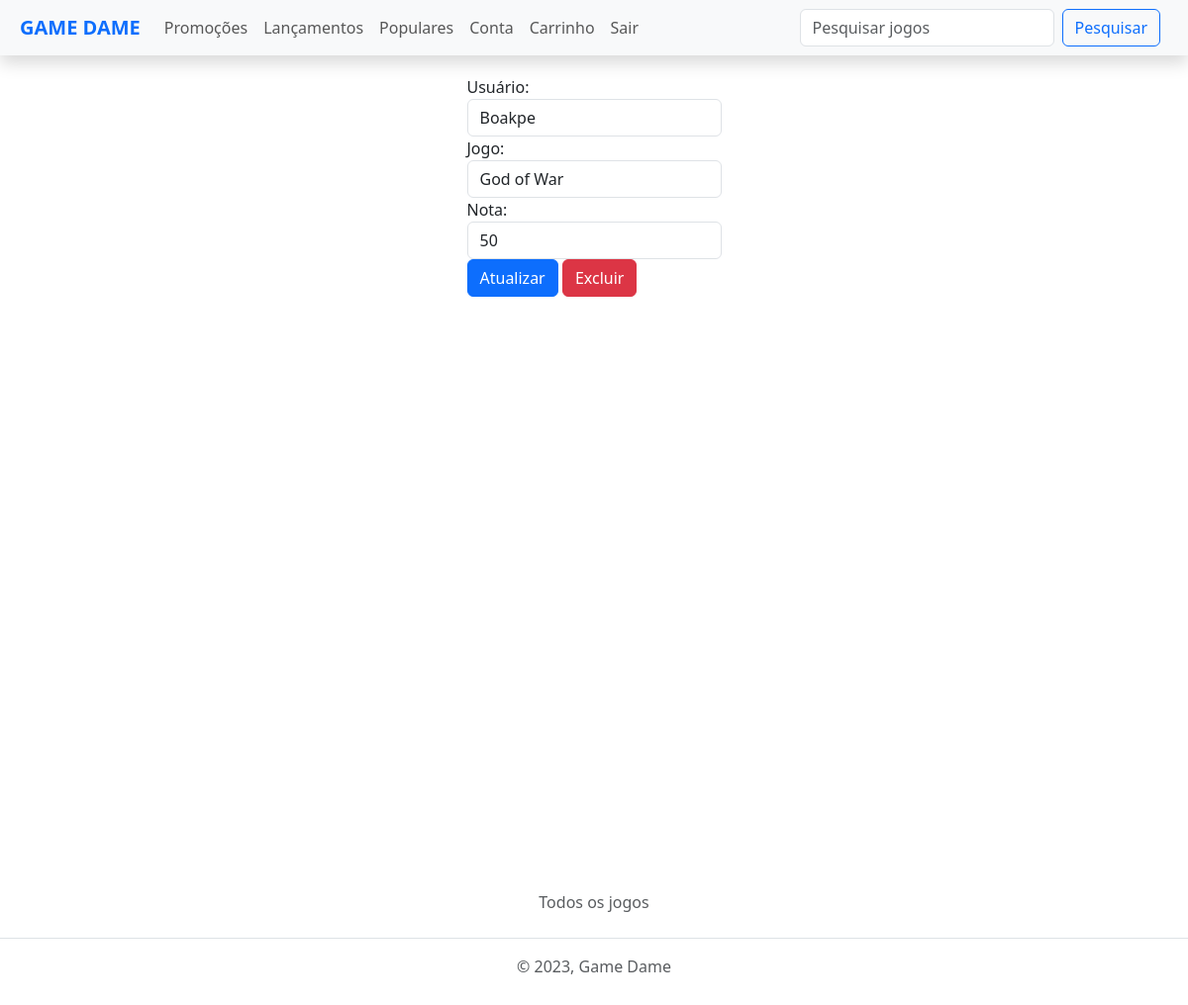
Before: /rating/10 (signed in) with the older database file.
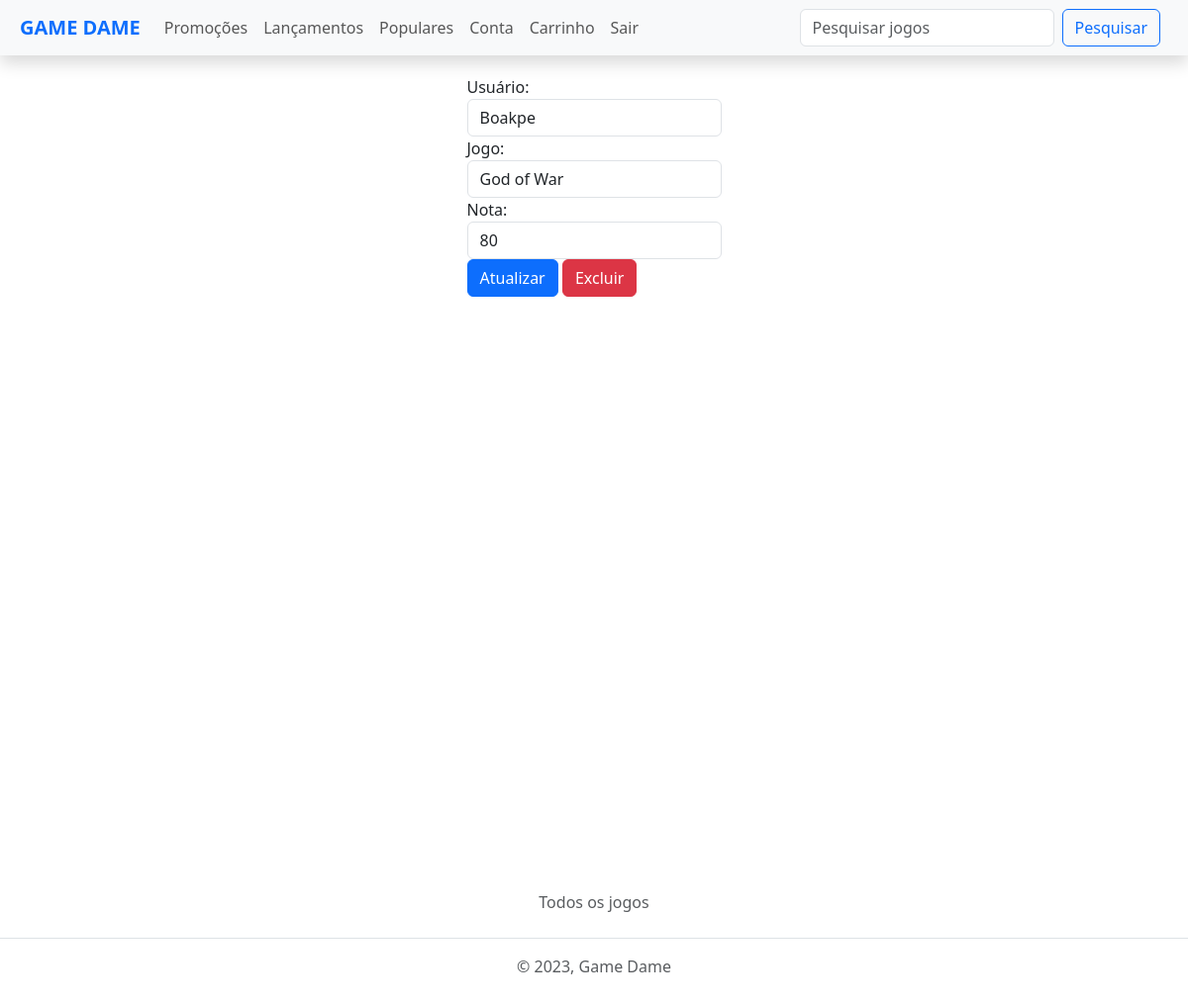
After: the same page with the newer database file.
### games/models.py (models this page shows, shortened)
class Rating(models.Model):
    user = models.ForeignKey(get_user_model(), on_delete=models.CASCADE)
    game = models.ForeignKey(Game, on_delete=models.CASCADE)
    created_at = models.DateTimeField(auto_now_add=True)
    updated_at = models.DateTimeField(auto_now=True)
    rating = models.PositiveSmallIntegerField(default=0)

class Game(models.Model):
    title = models.CharField(max_length=100)
    description = models.TextField()
    price = models.DecimalField(max_digits=10, decimal_places=2)
    promotion = models.DecimalField(
        max_digits=5, decimal_places=2, null=True, blank=True)
    cover_image = models.ImageField(upload_to='static/images')
    created_at = models.DateTimeField(auto_now_add=True)
    updated_at = models.DateTimeField(auto_now=True)
    copies_sold = models.IntegerField(default=0)
    release_date = models.DateTimeField(null=True)

### games/views.py (the view)
# urls.py: path('rating/<int:rating_id>', views.rating_item , name = "rating_item"),
@login_required
def rating_item(request, rating_id):
    rating = get_object_or_404(Rating, pk=rating_id)
    return render(request, 'games/rating.html', {'rating': rating})

### games/templates/games/rating.html (shortened to what this page needs)
{% extends 'base.html' %}
{% block content %}
    <div class="d-flex justify-content-center" style="height: 100vh;">
        <form method="post" action="{% url 'update-rating' rating.id%}">
            <div class="form-group">
                <label for="user">Usuário:</label>
                <input type="text" class="form-control" id="user" name="user" value="{{ rating.user.username }}">
            </div>
            <div class="form-group">
                <label for="game">Jogo:</label>
                <input type="text" class="form-control" id="game" name="game" value="{{ rating.game.title }}">
            </div>
            <div class="form-group">
                <label for="rating">Nota:</label>
                <input type="number" class="form-control" id="rating" name="rating" min="0" max="100" value="{{ rating.rating }}">
            </div>
            <div class="form-group">
                <button type="submit" class="btn btn-primary mr-2">Atualizar</button>
                <a href="{% url 'delete-rating' rating.id %}" class="btn btn-danger">Excluir</a>
            </div>
        </form>
    </div>
{% endblock %}

Changed rows visible on the page:
changed Rating "Boakpe": rating "50" → "80"
